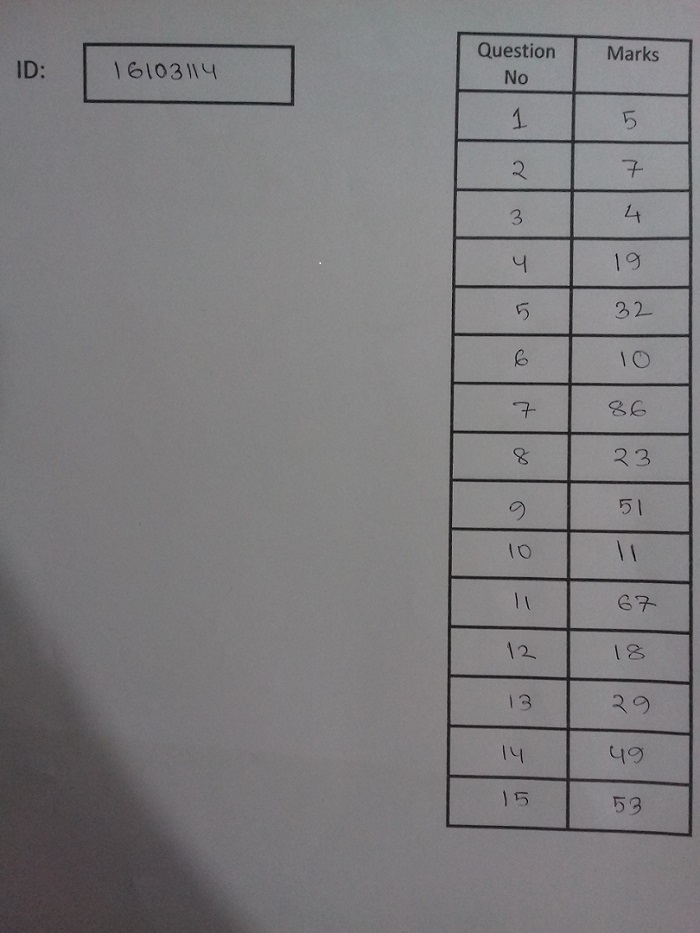
#> input picture test_ideal1.jpg, 700 x 933 px
$ jupyter execute --allow-errors OCR.ipynb   (shell and % lines are left out)
#> lines starting #> are read from the running program, lines starting #| are printed output that depends on the picture; after the words box and inside, x2 and y2 are one past the last pixel; in counts of white or black regions, pixels touching at a corner belong together
[cell 1]
import cv2
import matplotlib.pyplot as plt
import numpy as np
import pandas as pd
from PIL import Image
import imutils
from openpyxl import Workbook
import os, os.path
import re
import tensorflow as tf
from tensorflow.keras.preprocessing.image import ImageDataGenerator
from tensorflow.keras.models import Sequential
from tensorflow.keras.layers import Conv2D, MaxPooling2D, Dense, Flatten, Dropout, Activation
from keras.utils import to_categorical
from tensorflow.keras.callbacks import ModelCheckpoint

[cell 2]
#Function to display image
def show(show_img):
    cv2.imshow("Image", show_img)
    cv2.waitKey(0)

[cell 3]
test_image = cv2.imread("test_ideal1.jpg")
#> test_image is the input picture: shape (933, 700, 3); mean B, G, R 125.1, 123.2, 124.5

show(test_image)

[cell 4]
#Segmenting the Studet ID
r= (90,50,198,47)

# Crop image
ROI_ID = test_image[int(r[1]):int(r[1]+r[3]), int(r[0]):int(r[0]+r[2])]
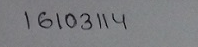
#> ROI_ID: shape (47, 198, 3); mean B, G, R 129.3, 125.9, 125.4

# Display cropped image
cv2.imshow("Image", ROI_ID)
cv2.waitKey(0)

[cell 5]
#Segmenting the Marks Column
#r=( 563 , 86 , 137, 759)

r = ( 563 , 86 , 137, 759)
# Crop image
ROI_marks = test_image[int(r[1]):int(r[1]+r[3]), int(r[0]):int(r[0]+r[2])]
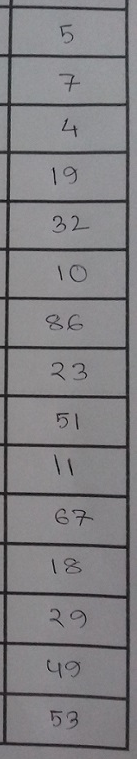
#> ROI_marks: shape (759, 137, 3); mean B, G, R 130.2, 127.3, 128.7
#ROI_marks = cv2.imread("cPNG.png")
# Display cropped image
cv2.imshow("Image", ROI_marks)
cv2.waitKey(0)

[cell 6]
#Function to sort the contours
def sort_contours(cnts, method="left-to-right"):
    # initialize the reverse flag and sort index
    reverse = False
    i = 0

    # handle if we need to sort in reverse
    if method == "right-to-left" or method == "bottom-to-top":
        reverse = True

    # handle if we are sorting against the y-coordinate rather than
    # the x-coordinate of the bounding box
    if method == "top-to-bottom" or method == "bottom-to-top":
        i = 1

    # construct the list of bounding boxes and sort them from top to
    # bottom
    boundingBoxes = [cv2.boundingRect(c) for c in cnts]
    (cnts, boundingBoxes) = zip(*sorted(zip(cnts, boundingBoxes),
        key=lambda b:b[1][i], reverse=reverse))

    # return the list of sorted contours and bounding boxes
    return (cnts, boundingBoxes)


#Function for segmenting cells from each column
def box_extraction(img_for_box_extraction_path, cropped_dir_path):
    # Read the image
#> called with cropped_dir_path = './CroppedCells/Marks/'
    img = img_for_box_extraction_path
    img = cv2.cvtColor(img, cv2.COLOR_BGR2GRAY)

    # Thresholding the image
    (thresh, img_bin) = cv2.threshold(img, 150, 255,cv2.THRESH_BINARY|     cv2.THRESH_OTSU)
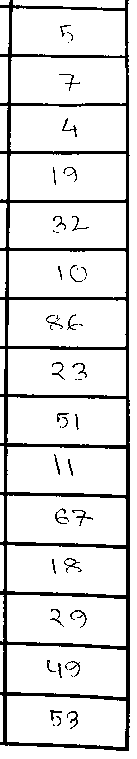
#> img_bin: shape (759, 137); 87.6% white; 46 black regions (16 under 20 px), largest, box (x1, y1, x2, y2) and area: (0, 0, 130, 751) 11490, (72, 510, 93, 526) 68, (64, 558, 82, 573) 67
#> thresh = 96
    # Invert the image
    img_bin = 255-img_bin
    cv2.imshow("Image", img_bin)
    cv2.waitKey(0)


    # Defining a kernel length
    kernel_length = np.array(img).shape[1]//40
#> kernel_length = 3


    # A verticle kernel of (1 X kernel_length), which will detect all the verticle lines from the image.
    verticle_kernel = cv2.getStructuringElement(cv2.MORPH_RECT, (1, kernel_length))
#> verticle_kernel = [1, 1, 1]
    # A horizontal kernel of (kernel_length X 1), which will help to detect all the horizontal line from the image.
    hori_kernel = cv2.getStructuringElement(cv2.MORPH_RECT, (kernel_length, 1))
#> hori_kernel = [[1, 1, 1]]
    # A kernel of (3 X 3) ones.
    kernel = cv2.getStructuringElement(cv2.MORPH_RECT, (3, 3))


    # Morphological operation to detect vertical lines from an image
    img_temp1 = cv2.erode(img_bin, verticle_kernel, iterations=3)
#> img_temp1: shape (759, 137); 4.9% white; 32 white regions (30 under 20 px), largest, box (x1, y1, x2, y2) and area: (125, 0, 130, 748) 2522, (3, 0, 13, 743) 2455
    verticle_lines_img = cv2.dilate(img_temp1, verticle_kernel, iterations=3)
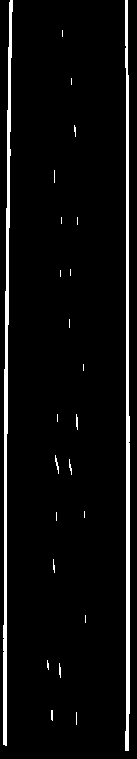
#> verticle_lines_img: shape (759, 137); 5.2% white; 24 white regions (17 under 20 px), largest, box (x1, y1, x2, y2) and area: (125, 0, 130, 751) 2561, (3, 0, 13, 746) 2524, (55, 455, 59, 474) 31
    cv2.imwrite("verticle_lines.jpg",verticle_lines_img)
    cv2.imshow("Image", verticle_lines_img)
    cv2.waitKey(0)

    # Morphological operation to detect horizontal lines from an image
    img_temp2 = cv2.erode(img_bin, hori_kernel, iterations=3)
#> img_temp2: shape (759, 137); 6% white; 38 white regions (22 under 20 px), largest, box (x1, y1, x2, y2) and area: (0, 591, 127, 599) 420, (0, 443, 127, 449) 419, (0, 542, 127, 549) 418
    horizontal_lines_img = cv2.dilate(img_temp2, hori_kernel, iterations=3)
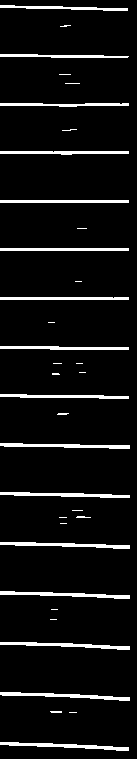
#> horizontal_lines_img: shape (759, 137); 6.5% white; 36 white regions (17 under 20 px), largest, box (x1, y1, x2, y2) and area: (0, 742, 129, 751) 460, (0, 591, 130, 599) 456, (0, 692, 130, 701) 456

    cv2.imshow("Image", horizontal_lines_img)
    cv2.waitKey(0)

    # Weighting parameters, this will decide the quantity of an image to be added to make a new image.
    alpha = 0.5
    beta = 1.0 - alpha
    # This function helps to add two image with specific weight parameter to get a third image as summation of two image.
    img_final_bin = cv2.addWeighted(verticle_lines_img, alpha, horizontal_lines_img, beta, 0.0)
    img_final_bin = cv2.erode(~img_final_bin, kernel, iterations=1)
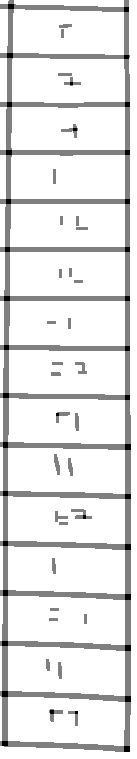
#> img_final_bin: shape (759, 137); min 0, max 255, mean 229.6
    (thresh, img_final_bin) = cv2.threshold(img_final_bin, 128,255, cv2.THRESH_BINARY_INV | cv2.THRESH_OTSU)
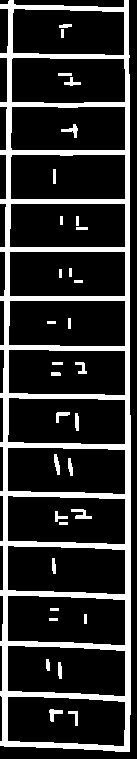
#> img_final_bin: shape (759, 137); 18.9% white; 33 white regions
#> thresh = 127

    cv2.imshow("Image", img_final_bin)
    cv2.waitKey(0)

    # Find contours for image, which will detect all the boxes
    contours, hierarchy = cv2.findContours(img_final_bin, cv2.RETR_TREE, cv2.CHAIN_APPROX_SIMPLE)
#> contours = 48 contours, 11 with area under 20; largest, box (x1, y1, x2, y2) and area: (0, 0, 131, 752) 93228, (7, 645, 126, 697) 5440, (7, 595, 126, 646) 5429, (7, 495, 126, 545) 5378, (7, 696, 126, 747) 5350
    # Sort all the contours by top to bottom.
    (contours, boundingBoxes) = sort_contours(contours, method="top-to-bottom")
#> in sort_contours, `boundingBoxes = [cv2.boundingRect(c) for c in cnts]`: boundingBoxes = 48 items, first 6: (0, 0, 131, 752), (7, 696, 119, 51), (68, 711, 10, 15), (49, 709, 14, 13), (7, 645, 119, 52), (58, 662, 4, 17)
#> in sort_contours, `(cnts, boundingBoxes) = zip(*sorted(zip(cnts, boundingBoxes), key=lamb..`: cnts has the same summary as contours in box_extraction; boundingBoxes = 48 items, first 6: (0, 0, 131, 752), (12, 8, 113, 48), (59, 24, 13, 4), (61, 29, 3, 9), (11, 57, 115, 47), (58, 73, 14, 3)


    idx = 0
    for c in contours:
        # Returns the location and width,height for every contour
        x, y, w, h = cv2.boundingRect(c)
        if (w > 80 and h > 7):
            while idx>0:

                check_img = img[y:y+h, x:x+w]

                thresh = cv2.threshold(check_img, 0, 255, cv2.THRESH_BINARY_INV + cv2.THRESH_OTSU)[1]

                # Remove horizontal
                horizontal_kernel = cv2.getStructuringElement(cv2.MORPH_RECT, (25,1))
                detected_lines = cv2.morphologyEx(thresh, cv2.MORPH_OPEN, horizontal_kernel, iterations=1)
                cnts = cv2.findContours(detected_lines, cv2.RETR_EXTERNAL, cv2.CHAIN_APPROX_SIMPLE)
                cnts = cnts[0] if len(cnts) == 2 else cnts[1]
                for c in cnts:
                    cv2.drawContours(check_img, [c], -1, (255,255,255), 2)

                # Repair image
                repair_kernel = cv2.getStructuringElement(cv2.MORPH_RECT, (1,6))
                result = 255 - cv2.morphologyEx(255 - check_img, cv2.MORPH_CLOSE, repair_kernel, iterations=1)

                # cv2.imshow('thresh', thresh)
                # cv2.imshow('detected_lines', detected_lines)
                cv2.imshow('image', check_img)
                # cv2.imshow('result', result)
                cv2.waitKey()
                cv2.imwrite(cropped_dir_path+str(idx) + '.png', check_img)
                break
            idx += 1
#> this loop made 48 passes
#> (x, y, w, h) on passes 1, 2, 3, 5, 7, 8, 9, 10, 12, 16, 20, 23: (0, 0, 131, 752), (12, 8, 113, 48), (59, 24, 13, 4), (11, 57, 115, 47), (64, 77, 17, 9), (10, 106, 116, 45), (61, 124, 17, 14), (10, 154, 116, 46), (9, 203, 117, 45), (9, 251, 117, 46), (8, 300, 118, 47), (8, 349, 118, 47)
#> (x, y, w, h) on passes 4, 6, 11, 13, 14, 15: (61, 29, 3, 9), (58, 73, 14, 3), (53, 169, 3, 15), (76, 216, 3, 10), (60, 216, 3, 9), (76, 227, 12, 3)
#> pass 2, in box_extraction, `cv2.imshow('image', check_img)`:
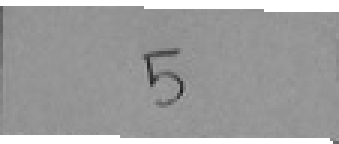
#> window 'image': shape (48, 113) (shown 3 times larger); min 30, max 255, mean 158.7
#> after the loop:
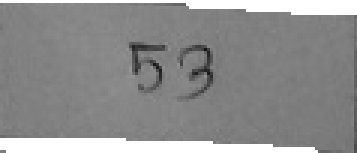
#> check_img: shape (51, 119) (shown 3 times larger); min 20, max 255, mean 141.7
#> after the loop: detected_lines: shape (51, 119); 6.3% white; 2 white regions, box (x1, y1, x2, y2) and area: (0, 47, 105, 51) 272, (63, 1, 119, 4) 113
#> after the loop:
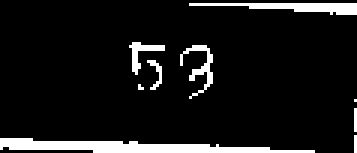
#> thresh: shape (51, 119) (shown 3 times larger); 9.1% white; 9 white regions (5 under 20 px), largest, box (x1, y1, x2, y2) and area: (0, 46, 105, 51) 288, (63, 1, 119, 5) 121, (60, 15, 71, 33) 61, (43, 14, 55, 25) 43
#> after the loop, idx = 16
